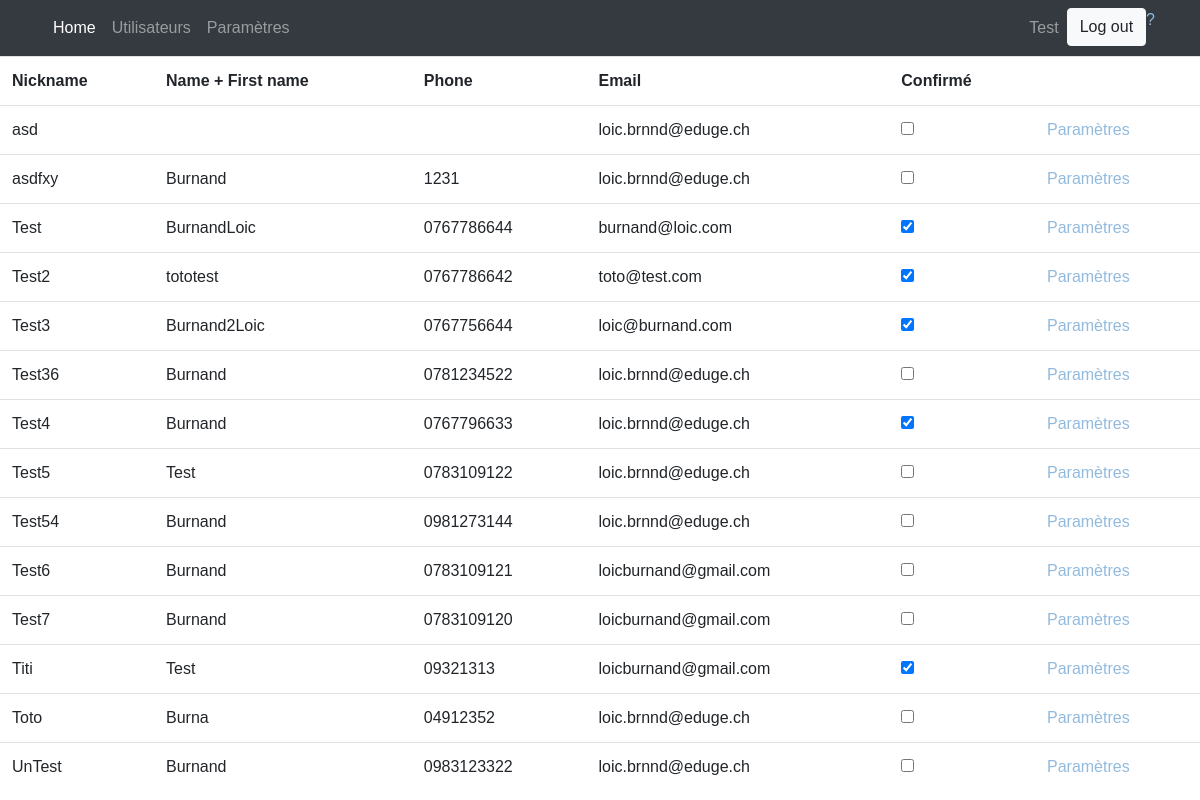
The app's page /index.php?action=ShowAllUsers (signed in) with its own data.
### tables this page shows
CREATE TABLE `users` (
  `Nickname` varchar(255) NOT NULL,
  `Name` varchar(255) NOT NULL,
  `Firstname` varchar(255) NOT NULL,
  `Password` varchar(42) NOT NULL,
  `Phone` varchar(14) NOT NULL,
  `email` varchar(255) NOT NULL,
  `IsConfirmed` tinyint(4) DEFAULT NULL,
  `CodeRole` int(11) NOT NULL,
  PRIMARY KEY (`Nickname`),
  UNIQUE KEY `Nickname_UNIQUE` (`Nickname`),
  UNIQUE KEY `Phone_UNIQUE` (`Phone`),
  KEY `RoleUser_idx` (`CodeRole`),
  CONSTRAINT `RoleUser` FOREIGN KEY (`CodeRole`) REFERENCES `roles` (`Code`)
);

### www/model/ESession.php (called while the page is built, shortened)
<?php
class ESession {
    public static function GetUser()
    {
        if (isset($_SESSION['User']))
        {
            return unserialize($_SESSION['User']);
        }
        return false;
    }
}

### www/controller/ControllerSquash.php (called while the page is built, shortened)
<?php
require_once $_SERVER['DOCUMENT_ROOT'].'/db/database.php';
require_once $_SERVER['DOCUMENT_ROOT'].'/model/EUser.php';
require_once $_SERVER['DOCUMENT_ROOT'].'/model/ESession.php';
require_once $_SERVER['DOCUMENT_ROOT'].'/Model/ModelUsers.php';
class ControllerSquash
{
    static function ShowUsers()
    {
        $doc = "/view/DocUtilisateur/DocProfils.html";
        $users = ModelUsers::GetAllUsers();
        include  $_SERVER['DOCUMENT_ROOT'].'/view/Admin/listUsers.php';
    }
}

### www/db/database.php (called while the page is built, shortened)
<?php
class EDatabase {
	private static $objInstance;
	public static function getInstance() {
		if(!self::$objInstance){
			try{
				$dsn = EDB_DBTYPE.':host='.EDB_HOST.';port='.EDB_PORT.';dbname='.EDB_DBNAME;
			   	self::$objInstance = new PDO($dsn, EDB_USER, EDB_PASS, array('charset'=>'utf8'));
				self::$objInstance->setAttribute(PDO::ATTR_ERRMODE, PDO::ERRMODE_EXCEPTION);
			}catch(PDOException  $e ){
				echo "EDatabase Error: ".$e;
			}
		}
		return self::$objInstance;
	}
	final public static function __callStatic( $chrMethod, $arrArguments ) {
		$objInstance = self::getInstance();
		return call_user_func_array(array($objInstance, $chrMethod), $arrArguments);
	}
}

### www/model/ModelUsers.php (called while the page is built, shortened)
<?php
class ModelUsers
{
	static function GetAllUsers()
	{
		$arr = array();
		$s = "SELECT `Nickname`, `Name`, `Firstname`, `Phone`, `email`, `IsConfirmed`, `CodeRole` FROM `tpi`.`USERS`";
		$statement = EDatabase::prepare($s,array(PDO::ATTR_CURSOR => PDO::CURSOR_FWDONLY));
		try {
			$statement->execute();
		}
		catch (PDOException $e) {
			echo 'Problème de lecture de la base de données: '.$e->getMessage();
			return false;
		}
		while ($row=$statement->fetch(PDO::FETCH_ASSOC,PDO::FETCH_ORI_NEXT)){
			$u = new EUser($row['email'], $row['Nickname'], $row['Name'], $row['Firstname'], $row['Phone'], new ERole($row['CodeRole']), $row['IsConfirmed']);
			array_push($arr, $u);
		}
		return $arr;
	}
}

### www/model/EUser.php (called while the page is built, shortened)
<?php
class EUser {
	public function __construct($InEmail = "", $InNickname = "", $InName = "", $InFirstName = "", $InPhone = "", $InRole = null, $InCofirmation = false)
	{
		$this->Email = $InEmail;
		$this->Nickname = $InNickname;
		$this->Name = $InName;
		$this->FirstName = $InFirstName;
		$this->Phone = $InPhone;
		$this->IsConfirmed = $InCofirmation;
	}
}
?>

### www/view/Admin/OneListUser.php (the view)
<tr>
    <td scope="row"><?= isset($user->Nickname) ? $user->Nickname : "" ?> </td>
    <td><?= (isset($user->Name) && isset($user->FirstName)) ? $user->Name . $user->FirstName : "" ?> </td>
    <td><?= isset($user->Phone) ? $user->Phone : "" ?> </td>
    <td><?= isset($user->Email) ? $user->Email : "" ?> </td>
    <td><input type="checkbox" value="<?= isset($user->Nickname) ? $user->Nickname : "" ?>" id="scales" name="scales" <?= (isset($user->IsConfirmed) && $user->IsConfirmed == 1) ? "checked" : "" ?>></td>
    <td><a href="?action=UserProfil&Nickname=<?= $user->Nickname?>"> Paramètres </a></td>
</tr>

### www/index.php (shortened to what this page needs)
<?php
require_once $_SERVER['DOCUMENT_ROOT'].'/controller/ControllerSquash.php';
$action = (isset($_GET['action']))? $_GET['action'] : null;
$u = ESession::GetUser();
$role = null;
if($u !== false)
    $role = ($u->Role === false) ? ControllerSquash::GetRole($u) : $u->Role;
if(isset($role) && $role->CodeRole == "1")
{
    switch($action)
    {
        case 'ShowAllUsers' :
            ControllerSquash::ShowUsers();
            break;
    }
}

### www/view/Admin/listUsers.php (shortened to what this page needs)
<!doctype html>
<html lang="en">
  <head>
    <link rel="stylesheet" href="https://stackpath.bootstrapcdn.com/bootstrap/4.2.1/css/bootstrap.min.css">
    <link rel="stylesheet" href="css/css.css">
  </head>
  <body>
    <?php include $_SERVER['DOCUMENT_ROOT'].'/view/Admin/NavBar.php'; ?>
    <table class="table">
    <tr>
        <th scope="col">Nickname</th>
        <th scope="col">Name + First name</th>
        <th scope="col">Phone</th>
        <th scope="col">Email</th>
        <th scope="col">Confirmé</th>
        <th scope="col"></th>
    </tr>
    <?php
    if(isset($users))
    {
        for($i = 0; $i < count($users); $i++)
        {
            $user = $users[$i];
            include $_SERVER['DOCUMENT_ROOT'].'/view/Admin/OneListUser.php';
        }
    }
    ?>
    </table>
  </body>
</html>

### www/view/Admin/NavBar.php (shortened to what this page needs)
<nav class="navbar navbar-expand-lg navbar-dark bg-dark static-top">
    <div class="container">
        <ul class="navbar-nav ml-auto">
            <li class="nav-item active">
            <a class="nav-link" href="?action=Accueil">Home
            </a>
            </li>
            <li class="nav-item">
            <a class="nav-link" href="?action=ShowAllUsers">Utilisateurs</a>
            </li>
            <li class="nav-item">
                <a class="nav-link" href="?action=Preferences">Paramètres</a>
            </li>
        </ul>
        <div class="collapse navbar-collapse" id="navbarResponsive">
        <ul class="navbar-nav ml-auto">
            <li class="nav-item">
                <a class="nav-link" href="#"><?= (ESession::GetUser() === false) ? "" : ESession::GetUser()->Nickname ?></a>
            </li>
            <li class="nav-item">
            <a href="?action=Logout"><button class="btn btn-light">Log out</button></a>
            </li>
            <?php
            if(isset($doc))
            {
            ?>
            <li>
                <a href="<?=$doc?>" target="_blank">?</a>
            </li>
            <?php
            }
            ?>
        </ul>
        </div>
    </div>
</nav>

### www/css/css.css (style rules this page uses)
html { background-color: #56baed; }
body { font-family: "Poppins", sans-serif; height: 100vh; }
a { color: #92badd; display:inline-block; text-decoration: none; font-weight: 400; }

### records on screen
users: Nickname "Test", Name "Burnand", Firstname "Loic", Phone "0767786644", email "burnand@loic.com", CodeRole "☑"
users: Nickname "asd", email "loic.brnnd@eduge.ch"
users: Nickname "asdfxy", Name "Burnand", Phone "1231", email "loic.brnnd@eduge.ch"
users: Nickname "Test2", Name "toto", Firstname "test", Phone "0767786642", email "toto@test.com", IsConfirmed "☑"
users: Nickname "Test3", Name "Burnand2", Firstname "Loic", Phone "0767756644", email "loic@burnand.com", CodeRole "☑"
users: Nickname "Test36", Name "Burnand", Phone "0781234522", email "loic.brnnd@eduge.ch"
users: Nickname "Test4", Name "Burnand", Phone "0767796633", email "loic.brnnd@eduge.ch", IsConfirmed "☑"
users: Nickname "Test5", Name "Test", Phone "0783109122", email "loic.brnnd@eduge.ch"
users: Nickname "Test54", Name "Burnand", Phone "0981273144", email "loic.brnnd@eduge.ch"
users: Nickname "Test6", Name "Burnand", Phone "0783109121", email "loicburnand@gmail.com"
users: Nickname "Test7", Name "Burnand", Phone "0783109120", email "loicburnand@gmail.com"
users: Nickname "Titi", Name "Test", Phone "09321313", email "loicburnand@gmail.com", IsConfirmed "☑"
users: Nickname "Toto", Name "Burna", Phone "04912352", email "loic.brnnd@eduge.ch"
users: Nickname "UnTest", Name "Burnand", Phone "0983123322", email "loic.brnnd@eduge.ch"
